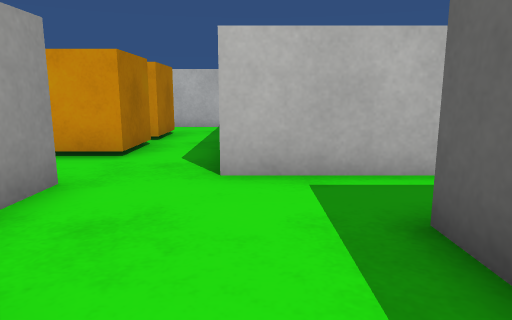
[1] (above)

16 first-person views from a walk through a Unity game level. The camera is 0.55 m above the floor, tilts 10° down and sees 70° across. The floor is counted in squares, 0.5 m on a side. Each view is taken from the middle of a square. On the plan, view 1 faces up. The plan holds only what a view shows up to about 14 squares ahead; the rest is blank. The player is left out. Surface patterns are stand-ins for the level's own textures.

[2]
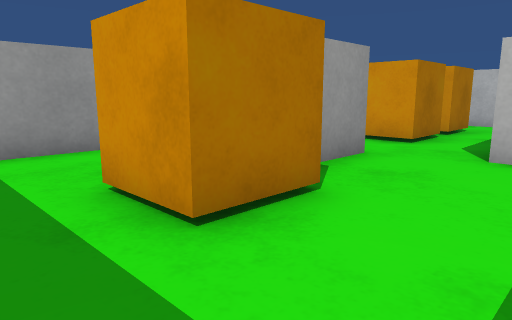

[3]
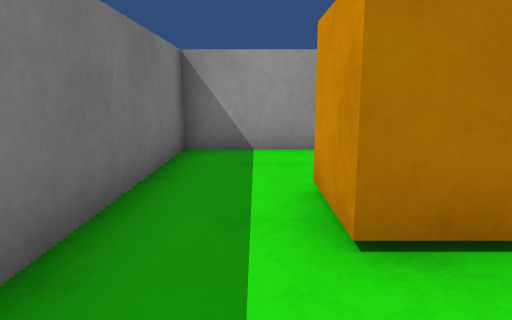

[4]
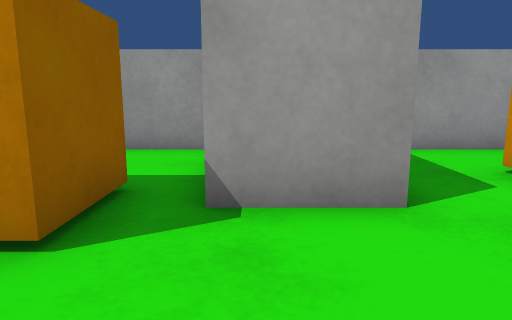

[5]
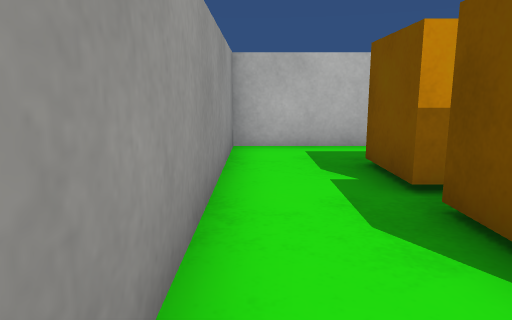

[6]
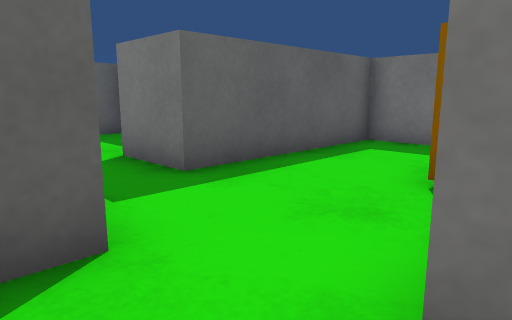

[7]
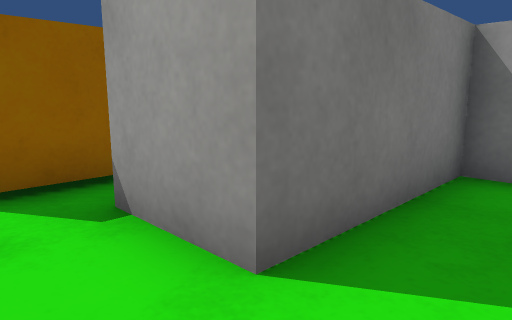

[8]
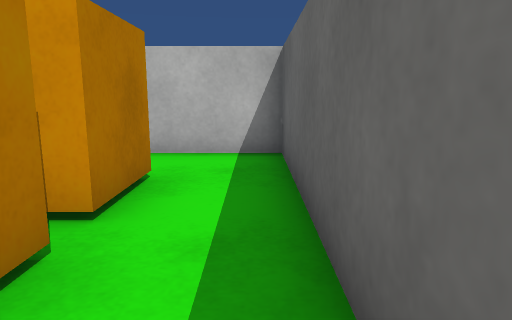

[9]
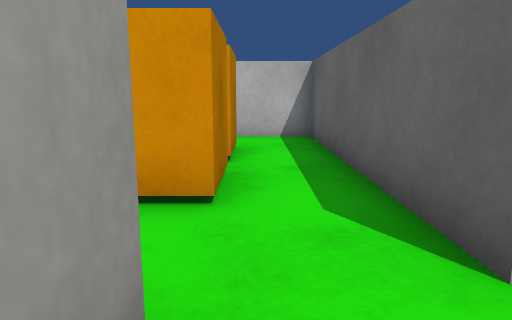

[10]
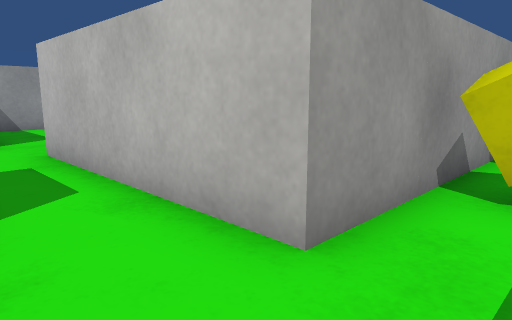

[11]
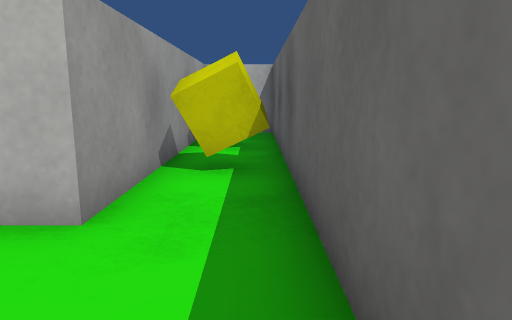

[12]
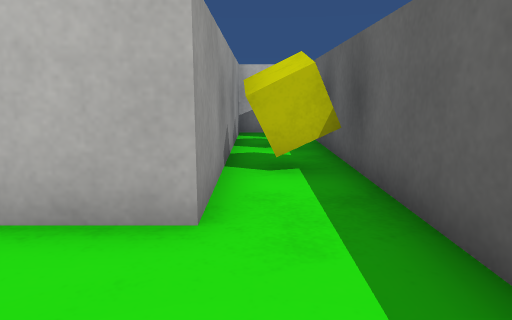

[13]
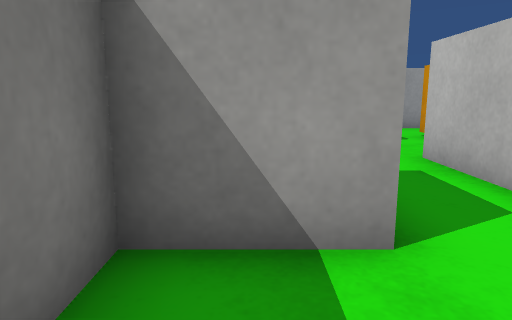

[14]
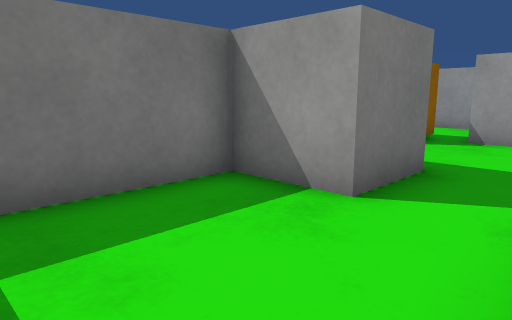

[15]
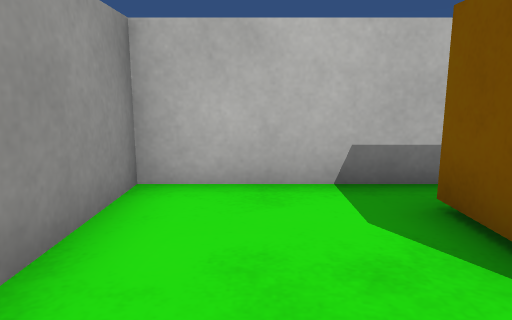

[16]
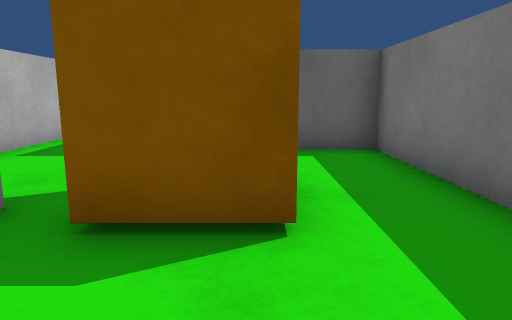

### Floor plan
Points are (right, up) in squares from view 1. A wall is a line through its corners. A room is listed if a view was taken in it or the views show most of it. See-through windows are left out.
Room 1 (views 1, 2, 3, 4, 9, 15, 16)
walls: (-2.5, 3.5) (-2.5, 2.5) (-6.5, 2.5) (-6.5, -2.5) (1.5, -2.5) (1.5, 3); (1.5, 5) (-0.5, 5)
ways out: opening at (-1.5, 4.5) to room 2; opening at (2.5, 4) to room 3
objects: orange box (-3, 0) to (-2, 1)
Room 2 (views 5, 6, 7, 8)
walls: (-0.5, 5) (-0.5, 13) (-6.5, 13) (-6.5, 4.5) (-2.5, 4.5) (-2.5, 3.5)
ways out: opening at (-1.5, 4.5) to room 1
objects: orange box (-4, 7) to (-3, 8); orange box (-4, 9) to (-3, 11)
Room 3 (views 10, 11, 12, 13, 14)
walls: (7.5, 1.1) (7.5, 13) (5.5, 13) (5.5, 5) (1.5, 5); (1.5, 3) (3.5, 3) (3.5, 1) (6.4, 1)
ways out: opening at (2.5, 4) to room 1
objects: yellow cube (6, 7) to (7, 8)

Positions as (right, up) in squares from view 1, and headings:
1: (0, 0), facing up
2: (1, -2), facing up-left
3: (1, -1), facing left
4: (1, 3), facing left
5: (-6, 5), facing up
6: (-3, 6), facing down-right
7: (-1, 6), facing down-left
8: (-1, 6), facing up
9: (-2, 3), facing up
10: (7, 3), facing up-left
11: (7, 2), facing up
12: (6, 2), facing up
13: (6, 2), facing left
14: (7, 5), facing down-left
15: (-5, -2), facing up
16: (-6, 0), facing right
